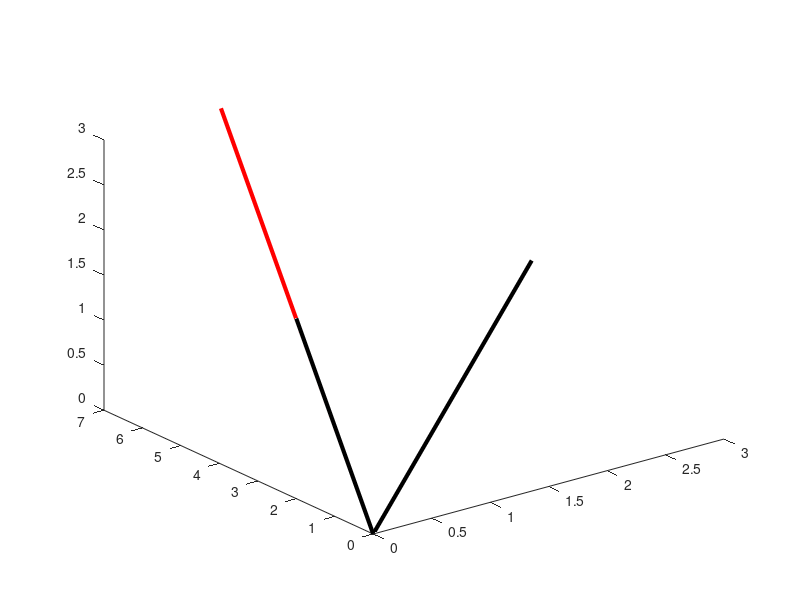

Recreate this plot in MATLAB. (Note: this script raises an error after producing the figure.)
%% Column space of a matrix
%%

% matrix S
S = [ 3 0; 5 2; 1 2 ];

% vector v
v = [-3 1 5]';
v = [1 7 3]';


figure(1), clf
plot3([0 S(1,1)],[0 S(2,1)],[0 S(3,1)],'k','linew',3)
hold on
% plot3([0 S(1,2)],[0 S(2,2)],[0 S(3,2)],'k','linew',3) in linear  in linear algebraalgebra;
plot3([0 S(1,2)],[0 S(2,2)],[0 S(3,2)],'k','linew',3)
plot3([0 v(1)],[0 v(2)],[0 v(3)],'r','linew',3)

% draw the plane spanned by S
h = ezmesh(@(s,t)S(1,1)*s+S(1,2)*t,@(s,t)S(2,1)*s+S(2,2)*t,@(s,t)S(3,1)*s+S(3,2)*t,[-1 1 -1 1 -1 1]);
set(h,'facecolor','g','cdata',ones(50),'linestyle','none')
xlabel('C_1'), ylabel('C_2'), zlabel('C_3')
title('')
axis square
grid on, rotate3d on

